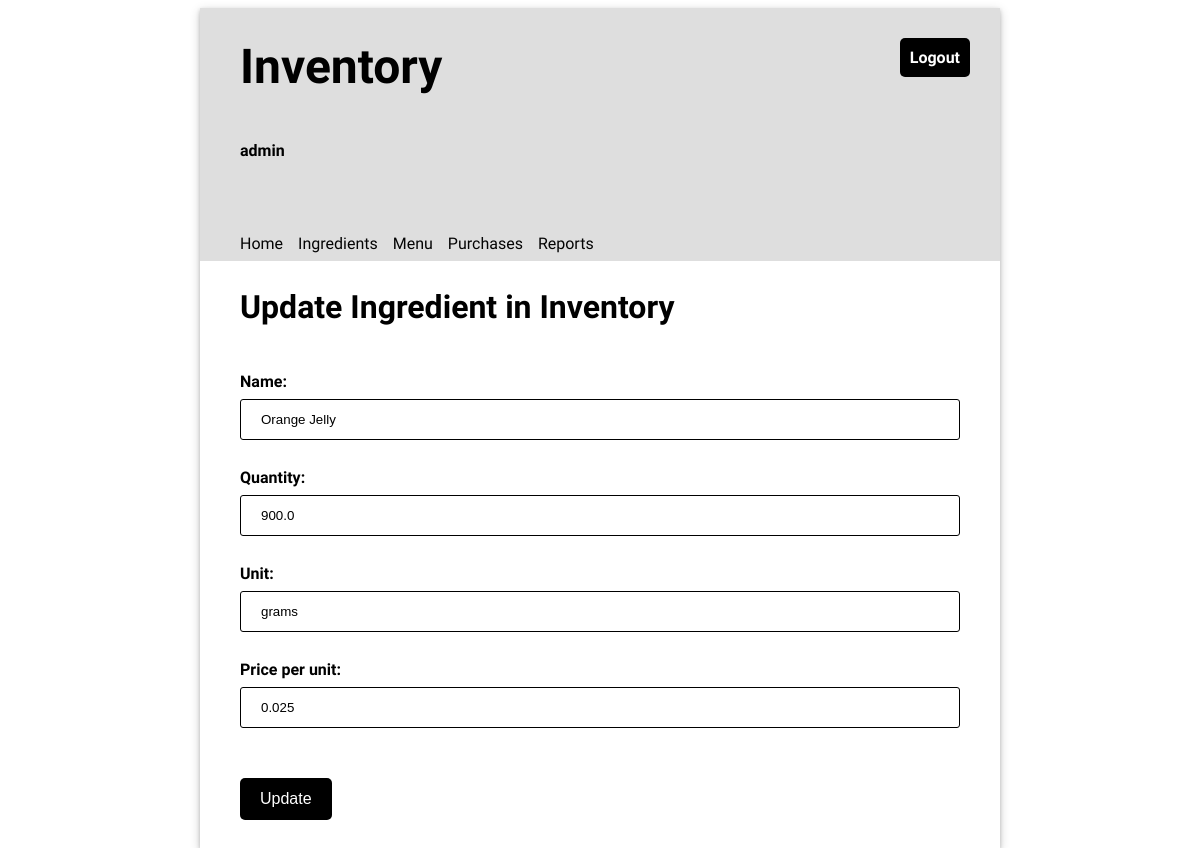
Screenshot of /ingredients/1/update (signed in) with the database file from the repository.
### inventory/models.py (models this page shows, shortened)
class Ingredient(models.Model):
    name = models.CharField(max_length=100, unique=True)
    quantity= models.FloatField(default=0)
    unit= models.CharField(max_length=100)
    price_per_unit= models.FloatField(default=0)

### inventory/views.py (the view)
# urls.py: path('ingredients/<slug:pk>/update', views.UpdateIngredientView.as_view(), name="update_ingredient"),
class UpdateIngredientView(LoginRequiredMixin, UpdateView):
    template_name = "inventory/update_ingredient.html"
    model = Ingredient
    form_class = IngredientForm

### inventory/forms.py
class IngredientForm(forms.ModelForm):
    class Meta:
        model = Ingredient
        fields = "__all__"

### inventory/templates/inventory/update_ingredient.html (shortened to what this page needs)
{% extends 'base.html' %}
{% load static %}
{% block content %}
    <h2>Update Ingredient in Inventory</h2>
    <form method="post" class="flex-form">
        {{ form }}
        <input type="submit" value="Update"/>
    </form>
{% endblock %}

### inventory/templates/base.html (shortened to what this page needs)
{% load static %}
<!DOCTYPE html>
<html>
<head>
  <link rel="stylesheet" type="text/css" href="{% static 'inventory/style.css' %}" />
</head>
<body>
  <div class="app">
  <header>
    <div class="header-first-row">
      <h1 class="title">Inventory</h1>
      {% if user.is_authenticated %}
      <a class="logout" href="/logout">Logout</a>
      {% endif %}
    </div>
    {% if user.is_authenticated %}
      <p>{{ user.username }}</p>
      <nav class="navbar">
        {% url 'home' as home_url %}
        {% url 'ingredients' as ingredients_url %}
        {% url 'menu' as menu_url %}
        {% url 'purchases' as purchases_url %}
        {% url 'reports' as reports_url %}
        <a class="nav-item{% if request.path == home_url %} current-page{% endif %}" href="{% url 'home' %}">Home</a>
        <a class="nav-item{% if request.path == ingredients_url %} current-page{% endif %}" href="{% url 'ingredients' %}">Ingredients</a>
        <a class="nav-item{% if request.path == menu_url %} current-page{% endif %}" href="{% url 'menu' %}">Menu</a>
        <a class="nav-item{% if request.path == purchases_url %} current-page{% endif %}" href="{% url 'purchases' %}">Purchases</a>
        <a class="nav-item{% if request.path == reports_url %} current-page{% endif %}" href="{% url 'reports' %}">Reports</a>
      </nav>
    {% endif %}
  </header>
  <main>
    {% block content %}{% endblock %}
  </main>
  </div>
</body>
</html>

### inventory/static/inventory/style.css (style rules this page uses)
body { font-family: 'Oxygen', sans-serif; }
input, select { width: 100%; padding: 12px 20px; margin: 8px 0; box-sizing: border-box; border: 1px solid black; border-radius: 3px; }
header { background-color: #dedede; min-height: 200px; display: flex; align-items: center; flex-direction: column; align-items: flex-start; padding-left: 40px; }
main { display: flex; flex-direction: column; padding: 0 40px 20px 40px; justify-content: center; }
main h2 { font-size: 2em; }
.app { min-width: 800px; max-width: 60%; margin: 0 auto; box-shadow: 0 2px 4px 0 rgba(0, 0, 0, 0.2), 0 3px 10px 0 rgba(0, 0, 0, 0.19); }
.title { font-size: 3em; padding: 30px 0; margin: auto 0; }
form * { display: block; }
form label { font-size: 1em; font-weight: bold; padding-top: 20px; }
input[type=submit], button { border: 0px; width: 100%; background-color: #000000; border-radius: 5px; color: white; margin: 8px 0; padding: 12px 20px; font-size: 1em; margin-top: 50px; }
header p { font-weight: bold; }
.navbar { margin-top: 50px; display: flex; width: 100%; }
.navbar a { text-decoration: none; padding: 8px 0; color: #040404; margin-right: 15px; }
.header-first-row { width: 100%; display: flex; justify-content: space-between; }
.logout { height: max-content; text-align: center; text-decoration: none; border: 0px; background-color: #000000; border-radius: 5px; color: white; padding: 10px; font-weight: bold; margin: 30px; font-size: 1em; }
a { text-decoration: none; color: #6e6e6e; }
main form input[type=submit] { width: max-content; }

### rows the page displays
Ingredient: name "Orange Jelly", quantity "900.0", unit "grams", price_per_unit "0.025"

### other values shown
{{ user.username }} "admin"
